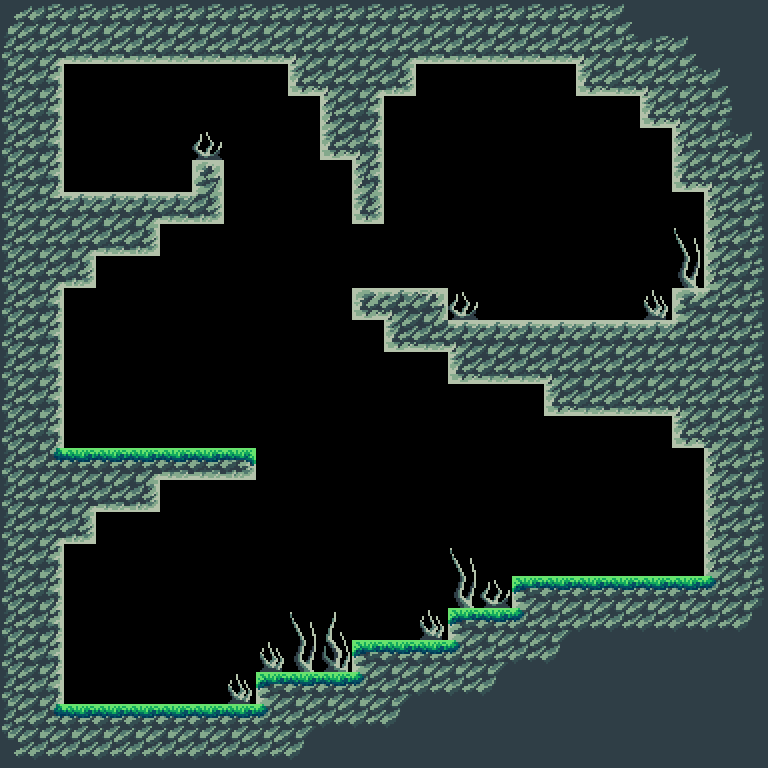

The image is a tile-based game level rendered from a .tmx file. Its description and complete source (layers, tilesets, objects, tile grids) follow:
An orthogonal 24x24 tile map with 32x32 px tiles, 2 tile layers (ground, obstacles) and 42 objects (13x butter, 11x cheese, 10x spike, 5x star, 2x enemySpawn, ...).

<map version="1.5" tiledversion="1.7.2" orientation="orthogonal" renderorder="right-down" width="24" height="24" tilewidth="32" tileheight="32" infinite="0" nextlayerid="4" nextobjectid="51">
 <editorsettings>
  <export target="level4.json" format="json" />
 </editorsettings>
 <tileset firstgid="1" name="ForestTilesetNew" tilewidth="32" tileheight="32" tilecount="85" columns="17">
  <image source="../assets/ForestTilesetNew.png" width="544" height="160" />
  <tile id="0">
   <properties>
    <property name="collides" type="bool" value="true" />
   </properties>
  </tile>
  <tile id="1">
   <properties>
    <property name="collides" type="bool" value="true" />
   </properties>
  </tile>
  <tile id="2">
   <properties>
    <property name="collides" type="bool" value="true" />
   </properties>
  </tile>
  <tile id="3">
   <properties>
    <property name="collides" type="bool" value="true" />
   </properties>
  </tile>
  <tile id="4">
   <properties>
    <property name="collides" type="bool" value="true" />
   </properties>
  </tile>
  <tile id="5">
   <properties>
    <property name="collides" type="bool" value="true" />
   </properties>
  </tile>
  <tile id="6">
   <properties>
    <property name="collides" type="bool" value="true" />
   </properties>
  </tile>
  <tile id="7">
   <properties>
    <property name="collides" type="bool" value="true" />
   </properties>
  </tile>
  <tile id="8">
   <properties>
    <property name="collides" type="bool" value="true" />
   </properties>
  </tile>
  <tile id="9">
   <properties>
    <property name="collides" type="bool" value="true" />
   </properties>
  </tile>
  <tile id="10">
   <properties>
    <property name="collides" type="bool" value="true" />
   </properties>
  </tile>
  <tile id="11">
   <properties>
    <property name="collides" type="bool" value="false" />
   </properties>
  </tile>
  <tile id="12">
   <properties>
    <property name="collides" type="bool" value="false" />
   </properties>
  </tile>
  <tile id="13">
   <properties>
    <property name="collides" type="bool" value="false" />
   </properties>
  </tile>
  <tile id="14">
   <properties>
    <property name="collides" type="bool" value="true" />
   </properties>
  </tile>
  <tile id="15">
   <properties>
    <property name="collides" type="bool" value="false" />
   </properties>
  </tile>
  <tile id="16">
   <properties>
    <property name="collides" type="bool" value="false" />
   </properties>
  </tile>
  <tile id="17">
   <properties>
    <property name="collides" type="bool" value="true" />
   </properties>
  </tile>
  <tile id="18">
   <properties>
    <property name="collides" type="bool" value="false" />
   </properties>
  </tile>
  <tile id="19">
   <properties>
    <property name="collides" type="bool" value="true" />
   </properties>
  </tile>
  <tile id="20">
   <properties>
    <property name="collides" type="bool" value="true" />
   </properties>
  </tile>
  <tile id="21">
   <properties>
    <property name="collides" type="bool" value="true" />
   </properties>
  </tile>
  <tile id="22">
   <properties>
    <property name="collides" type="bool" value="true" />
   </properties>
  </tile>
  <tile id="23">
   <properties>
    <property name="collides" type="bool" value="true" />
   </properties>
  </tile>
  <tile id="24">
   <properties>
    <property name="collides" type="bool" value="true" />
   </properties>
  </tile>
  <tile id="25">
   <properties>
    <property name="collides" type="bool" value="true" />
   </properties>
  </tile>
  <tile id="26">
   <properties>
    <property name="collides" type="bool" value="false" />
   </properties>
  </tile>
  <tile id="27">
   <properties>
    <property name="collides" type="bool" value="true" />
   </properties>
  </tile>
  <tile id="28">
   <properties>
    <property name="collides" type="bool" value="false" />
   </properties>
  </tile>
  <tile id="29">
   <properties>
    <property name="collides" type="bool" value="false" />
   </properties>
  </tile>
  <tile id="30">
   <properties>
    <property name="collides" type="bool" value="false" />
   </properties>
  </tile>
  <tile id="31">
   <properties>
    <property name="collides" type="bool" value="false" />
   </properties>
  </tile>
  <tile id="32">
   <properties>
    <property name="collides" type="bool" value="false" />
   </properties>
  </tile>
  <tile id="33">
   <properties>
    <property name="collides" type="bool" value="false" />
   </properties>
  </tile>
  <tile id="34">
   <properties>
    <property name="collides" type="bool" value="true" />
   </properties>
  </tile>
  <tile id="35">
   <properties>
    <property name="collides" type="bool" value="true" />
   </properties>
  </tile>
  <tile id="36">
   <properties>
    <property name="collides" type="bool" value="true" />
   </properties>
  </tile>
  <tile id="37">
   <properties>
    <property name="collides" type="bool" value="true" />
   </properties>
  </tile>
  <tile id="38">
   <properties>
    <property name="collides" type="bool" value="true" />
   </properties>
  </tile>
  <tile id="39">
   <properties>
    <property name="collides" type="bool" value="true" />
   </properties>
  </tile>
  <tile id="40">
   <properties>
    <property name="collides" type="bool" value="true" />
   </properties>
  </tile>
  <tile id="41">
   <properties>
    <property name="collides" type="bool" value="true" />
   </properties>
  </tile>
  <tile id="42">
   <properties>
    <property name="collides" type="bool" value="true" />
   </properties>
  </tile>
  <tile id="43">
   <properties>
    <property name="collides" type="bool" value="true" />
   </properties>
  </tile>
  <tile id="44">
   <properties>
    <property name="collides" type="bool" value="true" />
   </properties>
  </tile>
  <tile id="45">
   <properties>
    <property name="collides" type="bool" value="false" />
   </properties>
  </tile>
  <tile id="46">
   <properties>
    <property name="collides" type="bool" value="false" />
   </properties>
  </tile>
  <tile id="47">
   <properties>
    <property name="collides" type="bool" value="false" />
   </properties>
  </tile>
  <tile id="48">
   <properties>
    <property name="collides" type="bool" value="false" />
   </properties>
  </tile>
  <tile id="49">
   <properties>
    <property name="collides" type="bool" value="false" />
   </properties>
  </tile>
  <tile id="50">
   <properties>
    <property name="collides" type="bool" value="false" />
   </properties>
  </tile>
  <tile id="51">
   <properties>
    <property name="collides" type="bool" value="true" />
   </properties>
  </tile>
  <tile id="52">
   <properties>
    <property name="collides" type="bool" value="true" />
   </properties>
  </tile>
  <tile id="53">
   <properties>
    <property name="collides" type="bool" value="true" />
   </properties>
  </tile>
  <tile id="54">
   <properties>
    <property name="collides" type="bool" value="true" />
   </properties>
  </tile>
  <tile id="55">
   <properties>
    <property name="collides" type="bool" value="true" />
   </properties>
  </tile>
  <tile id="56">
   <properties>
    <property name="collides" type="bool" value="true" />
   </properties>
  </tile>
  <tile id="57">
   <properties>
    <property name="collides" type="bool" value="true" />
   </properties>
  </tile>
  <tile id="58">
   <properties>
    <property name="collides" type="bool" value="true" />
   </properties>
  </tile>
  <tile id="59">
   <properties>
    <property name="collides" type="bool" value="true" />
   </properties>
  </tile>
  <tile id="60">
   <properties>
    <property name="collides" type="bool" value="true" />
   </properties>
  </tile>
  <tile id="61">
   <properties>
    <property name="collides" type="bool" value="true" />
   </properties>
  </tile>
  <tile id="62">
   <properties>
    <property name="collides" type="bool" value="true" />
   </properties>
  </tile>
  <tile id="63">
   <properties>
    <property name="collides" type="bool" value="true" />
   </properties>
  </tile>
  <tile id="64">
   <properties>
    <property name="collides" type="bool" value="true" />
   </properties>
  </tile>
  <tile id="65">
   <properties>
    <property name="collides" type="bool" value="true" />
   </properties>
  </tile>
  <tile id="66">
   <properties>
    <property name="collides" type="bool" value="false" />
   </properties>
  </tile>
  <tile id="67">
   <properties>
    <property name="collides" type="bool" value="false" />
   </properties>
  </tile>
  <tile id="68">
   <properties>
    <property name="collides" type="bool" value="true" />
   </properties>
  </tile>
  <tile id="69">
   <properties>
    <property name="collides" type="bool" value="true" />
   </properties>
  </tile>
  <tile id="70">
   <properties>
    <property name="collides" type="bool" value="true" />
   </properties>
  </tile>
  <tile id="71">
   <properties>
    <property name="collides" type="bool" value="true" />
   </properties>
  </tile>
  <tile id="72">
   <properties>
    <property name="collides" type="bool" value="true" />
   </properties>
  </tile>
  <tile id="73">
   <properties>
    <property name="collides" type="bool" value="true" />
   </properties>
  </tile>
  <tile id="74">
   <properties>
    <property name="collides" type="bool" value="true" />
   </properties>
  </tile>
  <tile id="75">
   <properties>
    <property name="collides" type="bool" value="true" />
   </properties>
  </tile>
  <tile id="76">
   <properties>
    <property name="collides" type="bool" value="true" />
   </properties>
  </tile>
  <tile id="77">
   <properties>
    <property name="collides" type="bool" value="true" />
   </properties>
  </tile>
  <tile id="78">
   <properties>
    <property name="collides" type="bool" value="true" />
   </properties>
  </tile>
  <tile id="79">
   <properties>
    <property name="collides" type="bool" value="true" />
   </properties>
  </tile>
  <tile id="80">
   <properties>
    <property name="collides" type="bool" value="true" />
   </properties>
  </tile>
  <tile id="81">
   <properties>
    <property name="collides" type="bool" value="true" />
   </properties>
  </tile>
  <tile id="82">
   <properties>
    <property name="collides" type="bool" value="true" />
   </properties>
  </tile>
  <tile id="83">
   <properties>
    <property name="collides" type="bool" value="false" />
   </properties>
  </tile>
  <tile id="84">
   <properties>
    <property name="collides" type="bool" value="false" />
   </properties>
  </tile>
 </tileset>
 <layer id="1" name="ground" width="24" height="24">
  <data encoding="csv">
16,47,47,47,47,47,47,47,47,47,47,47,47,47,47,47,47,47,47,17,19,19,19,19,
31,5,44,44,44,44,44,44,44,6,27,27,5,44,44,44,44,44,6,46,47,17,19,19,
31,28,0,0,0,0,0,0,0,43,6,5,45,0,0,0,0,0,43,44,6,46,17,19,
31,28,0,0,0,0,0,0,0,0,26,28,0,0,0,0,0,0,0,0,43,6,29,19,
31,28,0,0,0,0,0,0,0,0,43,8,0,0,0,0,0,0,0,0,0,26,46,17,
31,28,0,0,0,0,4,0,0,0,0,21,0,0,0,0,0,0,0,0,0,43,6,29,
31,22,10,10,39,53,59,0,0,0,0,38,0,0,0,0,0,0,0,0,0,0,26,29,
31,27,5,44,45,0,0,0,0,0,0,0,0,0,0,0,0,0,0,0,0,0,26,29,
31,5,45,0,0,0,0,0,0,0,0,0,0,0,0,0,0,0,0,0,0,0,26,29,
31,28,0,0,0,0,0,0,0,0,0,52,40,11,0,0,0,0,0,0,0,9,23,29,
31,28,0,0,0,0,0,0,0,0,0,0,43,44,40,10,10,10,10,10,10,23,27,29,
31,28,0,0,0,0,0,0,0,0,0,0,0,0,43,44,44,6,27,27,27,27,27,29,
31,28,0,0,0,0,0,0,0,0,0,0,0,0,0,0,0,43,44,44,44,6,27,29,
31,28,0,0,0,0,0,0,0,0,0,0,0,0,0,0,0,0,0,0,0,43,27,29,
31,65,78,78,73,61,61,62,0,0,0,0,0,0,0,0,0,0,0,0,0,0,26,29,
31,27,5,44,45,0,0,0,0,0,0,0,0,0,0,0,0,0,0,0,0,0,26,29,
31,5,45,0,0,0,0,0,0,0,0,0,0,0,0,0,0,0,0,0,0,0,26,29,
31,28,0,0,0,0,0,0,0,0,0,0,0,0,0,0,0,0,0,0,0,0,26,29,
31,28,0,0,0,0,0,0,0,0,0,0,0,0,0,0,77,78,78,78,78,78,66,29,
31,28,0,0,0,0,0,0,0,0,0,0,0,0,77,78,66,12,13,13,13,13,13,34,
31,28,0,0,0,0,0,0,0,0,0,77,78,78,66,12,13,34,19,19,19,19,19,19,
31,28,0,0,0,0,0,0,77,78,78,66,12,13,13,34,19,19,19,19,19,19,19,19,
31,65,78,78,78,78,78,78,66,12,13,13,34,19,19,19,19,19,19,19,19,19,19,19,
33,13,13,13,13,13,13,13,13,34,19,19,19,19,19,19,19,19,19,19,19,19,19,19
</data>
 </layer>
 <layer id="3" name="obstacles" width="24" height="24">
  <data encoding="csv">
0,0,0,0,0,0,0,0,0,0,0,0,0,0,0,0,0,0,0,0,0,0,0,0,
0,0,0,0,0,0,0,0,0,0,0,0,0,0,0,0,0,0,0,0,0,0,0,0,
0,0,0,0,0,0,0,0,0,0,0,0,0,0,0,0,0,0,0,0,0,0,0,0,
0,0,0,0,0,0,0,0,0,0,0,0,0,0,0,0,0,0,0,0,0,0,0,0,
0,0,0,0,0,0,84,0,0,0,0,0,0,0,0,0,0,0,0,0,0,0,0,0,
0,0,0,0,0,0,0,0,0,0,0,0,0,0,0,0,0,0,0,0,0,0,0,0,
0,0,0,0,0,0,0,0,0,0,0,0,0,0,0,0,0,0,0,0,0,0,0,0,
0,0,0,0,0,0,0,0,0,0,0,0,0,0,0,0,0,0,0,0,0,50,0,0,
0,0,0,0,0,0,0,0,0,0,0,0,0,0,0,0,0,0,0,0,0,67,0,0,
0,0,0,0,0,0,0,0,0,0,0,0,0,0,84,0,0,0,0,0,85,0,0,0,
0,0,0,0,0,0,0,0,0,0,0,0,0,0,0,0,0,0,0,0,0,0,0,0,
0,0,0,0,0,0,0,0,0,0,0,0,0,0,0,0,0,0,0,0,0,0,0,0,
0,0,0,0,0,0,0,0,0,0,0,0,0,0,0,0,0,0,0,0,0,0,0,0,
0,0,0,0,0,0,0,0,0,0,0,0,0,0,0,0,0,0,0,0,0,0,0,0,
0,0,0,0,0,0,0,0,0,0,0,0,0,0,0,0,0,0,0,0,0,0,0,0,
0,0,0,0,0,0,0,0,0,0,0,0,0,0,0,0,0,0,0,0,0,0,0,0,
0,0,0,0,0,0,0,0,0,0,0,0,0,0,0,0,0,0,0,0,0,0,0,0,
0,0,0,0,0,0,0,0,0,0,0,0,0,0,50,0,0,0,0,0,0,0,0,0,
0,0,0,0,0,0,0,0,0,0,0,0,0,0,67,84,0,0,0,0,0,0,0,0,
0,0,0,0,0,0,0,0,0,50,51,0,0,85,0,0,0,0,0,0,0,0,0,0,
0,0,0,0,0,0,0,0,85,67,68,0,0,0,0,0,0,0,0,0,0,0,0,0,
0,0,0,0,0,0,0,85,0,0,0,0,0,0,0,0,0,0,0,0,0,0,0,0,
0,0,0,0,0,0,0,0,0,0,0,0,0,0,0,0,0,0,0,0,0,0,0,0,
0,0,0,0,0,0,0,0,0,0,0,0,0,0,0,0,0,0,0,0,0,0,0,0
</data>
 </layer>
 <objectgroup id="2" name="objects">
  <object id="7" name="playerSpawn" x="109.997" y="399.414" />
  <object id="9" name="enemySpawn" x="494.985" y="269.582" />
  <object id="10" name="spike" x="192.043" y="129.832" width="29.7532" height="29.7532" />
  <object id="11" name="spike" x="448.101" y="292.122" width="27.95" height="27.0483" />
  <object id="12" name="spike" x="641.046" y="291.221" width="27.0483" height="27.95" />
  <object id="13" name="spike" x="672.602" y="226.305" width="27.0483" height="61.3096" />
  <object id="14" name="spike" x="449.003" y="545.475" width="28.8516" height="60.408" />
  <object id="15" name="spike" x="479.657" y="577.933" width="29.7532" height="27.95" />
  <object id="16" name="spike" x="417.446" y="610.391" width="27.0483" height="27.95" />
  <object id="17" name="spike" x="290.319" y="610.391" width="58.6048" height="59.5064" />
  <object id="18" name="spike" x="258.763" y="642.849" width="25.2451" height="27.0483" />
  <object id="19" name="spike" x="226.305" y="675.307" width="27.0483" height="27.95" />
  <object id="20" name="star" x="368.759" y="256.058" />
  <object id="21" name="cheese" x="191.142" y="335.4" />
  <object id="22" name="cheese" x="226.305" y="316.466" />
  <object id="23" name="cheese" x="107.292" y="675.307" />
  <object id="24" name="cheese" x="151.471" y="678.914" />
  <object id="25" name="cheese" x="578.835" y="541.869" />
  <object id="26" name="cheese" x="538.262" y="185.732" />
  <object id="27" name="cheese" x="569.819" y="188.437" />
  <object id="28" name="cheese" x="553.59" y="219.993" />
  <object id="29" name="cheese" x="137.947" y="143.356" />
  <object id="30" name="cheese" x="156.88" y="106.39" />
  <object id="31" name="cheese" x="397.611" y="245.238" />
  <object id="32" name="butter" x="222.698" y="354.333" />
  <object id="33" name="butter" x="193.847" y="290.319" />
  <object id="34" name="butter" x="412.037" y="164.093" />
  <object id="35" name="butter" x="603.178" y="227.206" />
  <object id="36" name="butter" x="536.459" y="133.439" />
  <object id="37" name="butter" x="163.192" y="167.7" />
  <object id="38" name="butter" x="146.963" y="554.491" />
  <object id="39" name="butter" x="116.308" y="575.228" />
  <object id="40" name="butter" x="186.634" y="580.638" />
  <object id="41" name="butter" x="578.835" y="480.559" />
  <object id="42" name="butter" x="625.718" y="470.641" />
  <object id="43" name="butter" x="388.595" y="558.999" />
  <object id="44" name="butter" x="377.775" y="537.361" />
  <object id="46" name="star" x="511.214" y="161.388" />
  <object id="47" name="star" x="120.816" y="109.997" />
  <object id="48" name="star" x="138.848" y="613.096" />
  <object id="49" name="star" x="615.801" y="496.788" />
  <object id="50" name="enemySpawn" x="84.7515" y="143.356" />
 </objectgroup>
</map>
